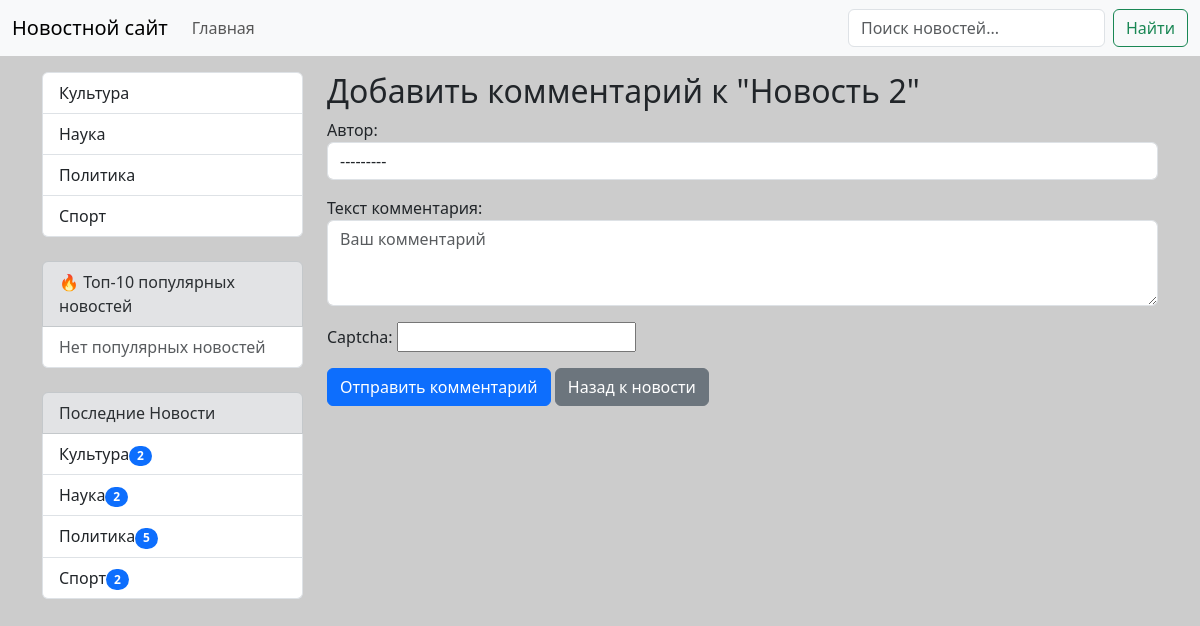
The page /news/add-comment/2/ on the database as committed earlier.
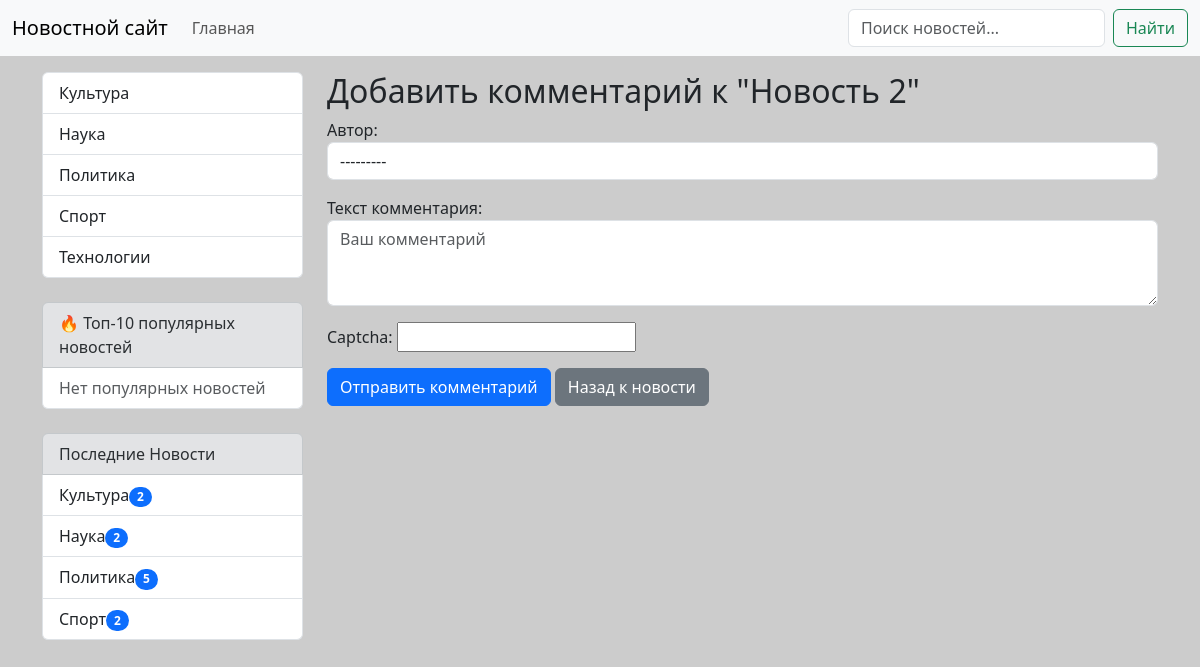
The same page on the database as committed later.
### news/models.py (models this page shows, shortened)
class Category(models.Model):
    title = models.CharField(max_length=150, db_index=True, verbose_name='Наименование категории')
    def get_absolute_url(self):
        return reverse('news:category', kwargs={'category_id': self.pk})

### news/views.py (the view)
# urls.py: path('add-comment/<int:news_id>/', add_comment, name='add_comment'),
def add_comment(request, news_id):
    news = get_object_or_404(News, pk=news_id)
    if request.method == 'POST':
        form = CommentForm(request.POST)
        if form.is_valid():
            comment = form.save(commit=False)
            comment.news = news
            comment.save()
            messages.success(request, 'Комментарий добавлен!')
            return redirect('news:view_news', pk=news_id)
        else:
            messages.error(request, 'Пожалуйста, исправьте ошибки в форме')
    else:
        form = CommentForm()
    return render(request, 'news/add_comment.html', {'form': form, 'news': news})

### news/forms.py
class CommentForm(forms.ModelForm):
    captcha = CaptchaField(label='Капча')
    class Meta:
        model = Comment
        fields = ['author', 'text']
        widgets = {
            'author': forms.Select(attrs={'class': 'form-control'}),
            'text': forms.Textarea(attrs={'class': 'form-control', 'rows': 3, 'placeholder': 'Ваш комментарий'}),
        }
        labels = {
            'author': 'Автор',
            'text': 'Текст комментария',
        }

### news/models.py (called while the page is built)
    def __str__(self):
        return self.name

### news/templatetags/news_tags.py (called while the page is built)
@register.simple_tag(name='get_list_categories')
def get_categories():
    return Category.objects.all()

@register.inclusion_tag('news/list_categories.html')
def show_categories(arg1='Последние', arg2='Новости'):
    categories = Category.objects.annotate(cnt=Count('get_news')).filter(cnt__gt=0)
    return {'categories': categories, 'arg1': arg1, 'arg2': arg2}

### news/templates/news/add_comment.html (shortened to what this page needs)
{% extends 'base.html' %}
{% block sidebar %}
{% include 'inc/_sidebar.html' %}
{% endblock %}
{% block content %}
<h2>Добавить комментарий к "{{ news.title }}"</h2>
<form method="post">
    {% for field in form %}
    <div class="mb-3">
        {{ field.label_tag }}
        {{ field }}
    </div>
    {% endfor %}
    <button type="submit" class="btn btn-primary">Отправить комментарий</button>
    <a href="{% url 'news:view_news' news.pk %}" class="btn btn-secondary">Назад к новости</a>
</form>
{% endblock %}

### templates/inc/_sidebar.html
{% load news_tags %}
<div class="list-group">
    {% get_list_categories as categories %}
    {% for item in categories %}
        <a href="{% url 'news:category' item.pk %}"
           class="list-group-item list-group-item-action">
           {{ item.title }}
        </a>
    {% endfor %}
</div>
<br>
<div class="list-group">
    <div class="list-group-item list-group-item-secondary">
        🔥 Топ-10 популярных новостей
    </div>
    {% for news in popular_news %}
        <a href="{{ news.get_absolute_url }}"
           class="list-group-item list-group-item-action d-flex justify-content-between align-items-center">
            {{ news.title }}
            <span class="badge bg-primary rounded-pill">{{ news.views }}</span>
        </a>
    {% empty %}
        <div class="list-group-item text-muted">
            Нет популярных новостей
        </div>
    {% endfor %}
</div>
<br>
{% show_categories %}

### news/templates/news/list_categories.html
<div class="list-group">
    <div class="list-group-item list-group-item-secondary">{{ arg1 }} {{ arg2 }}</div>
    {% for item in categories %}
        <a href="{{ item.get_absolute_url }}" class="list-group-item list-group-item-action">{{ item.title }}<span class = "badge bg-primary rounded-pill">{{item.cnt}}</span></a>
    {% endfor %}
</div>

Rows that differ between the two databases and show on the page:
added Category: title "Технологии"
